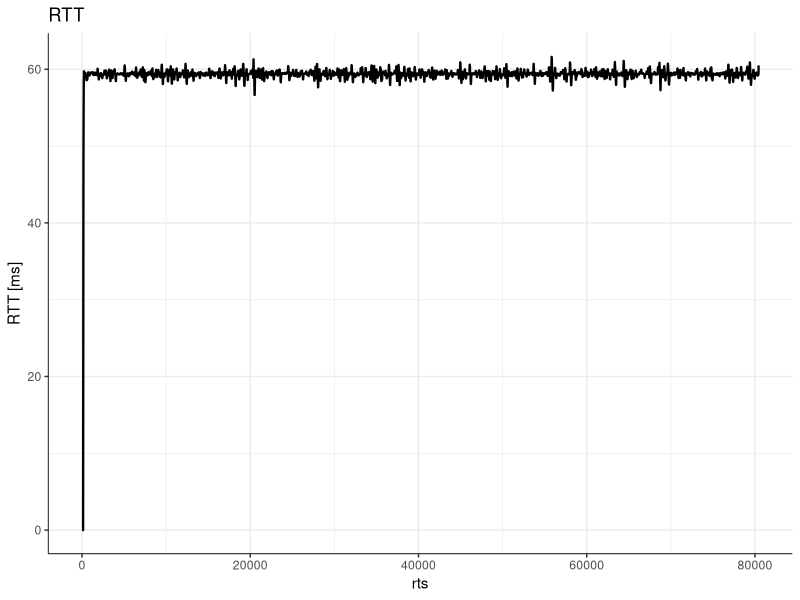
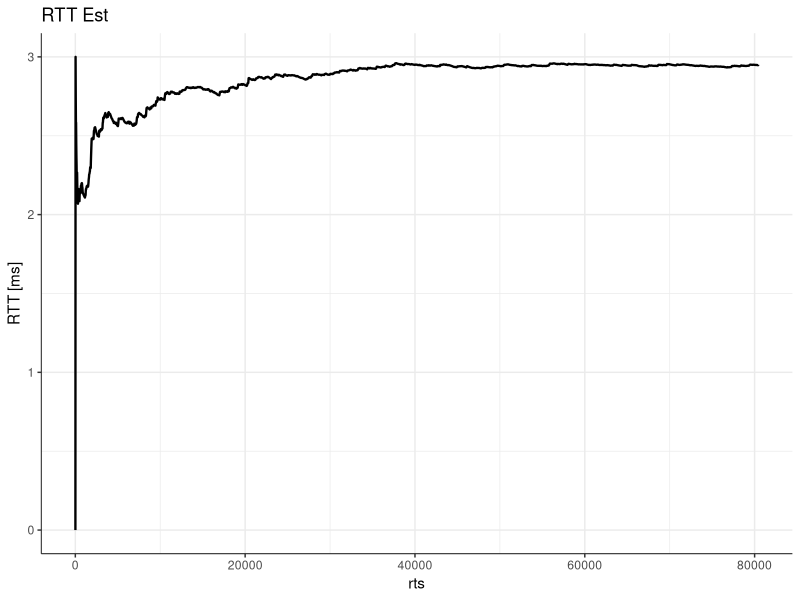
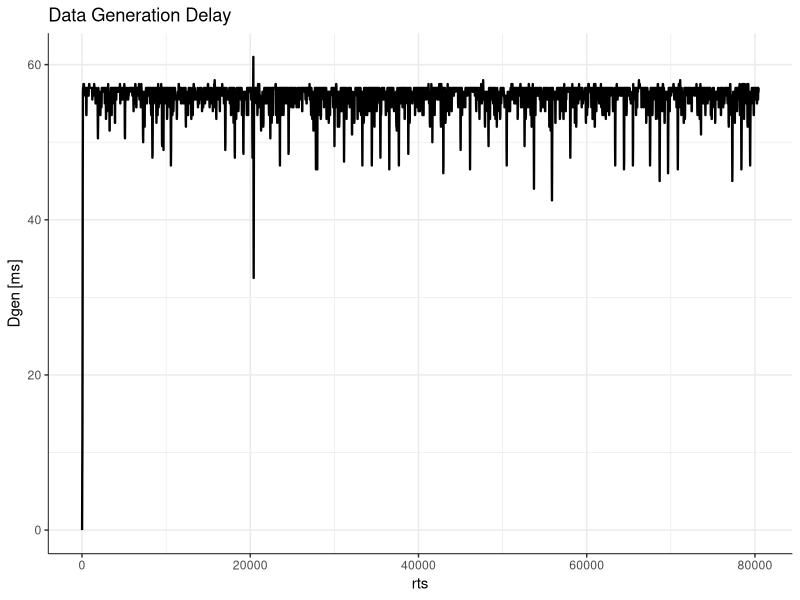
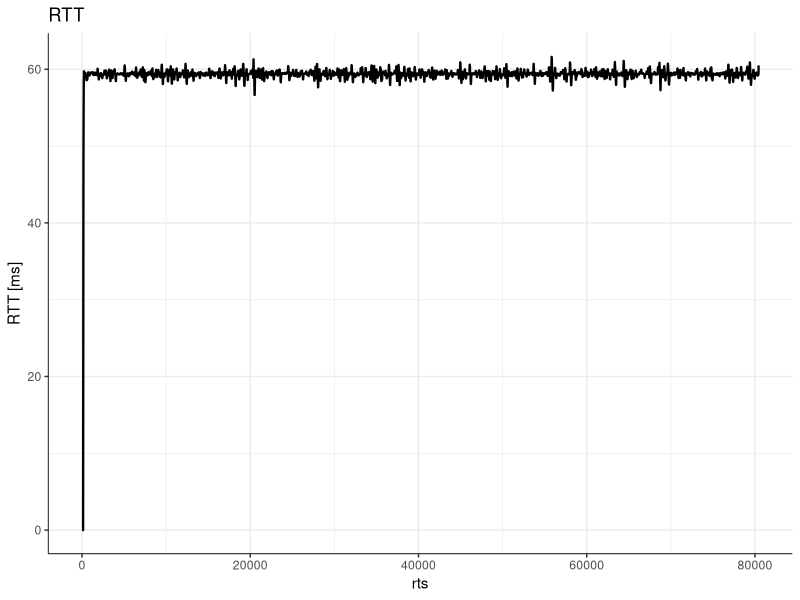
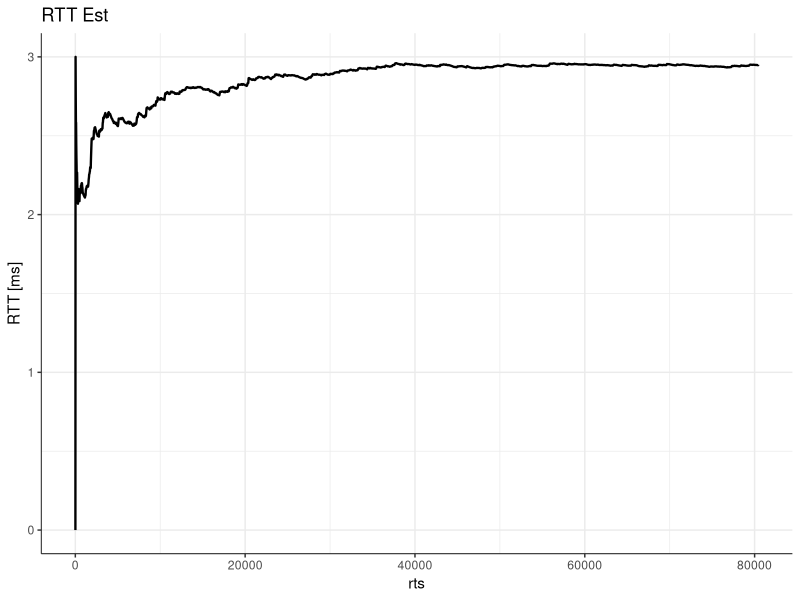
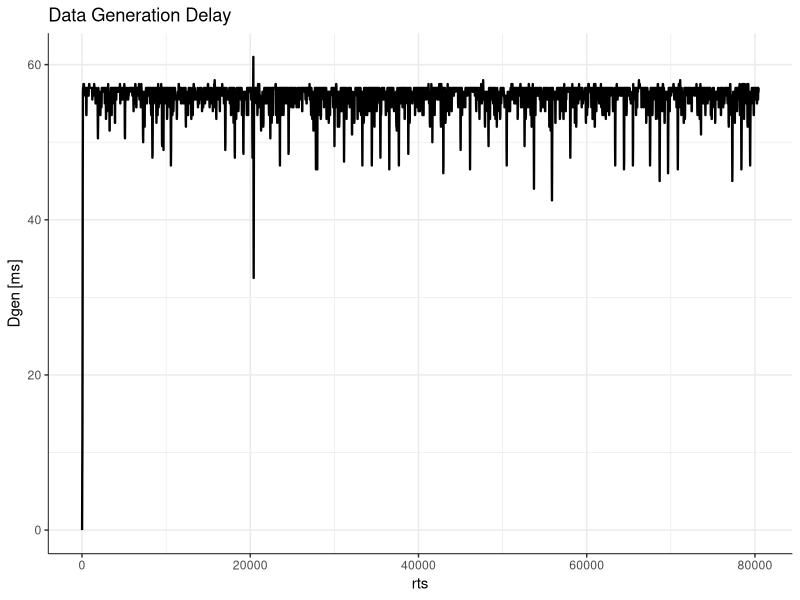
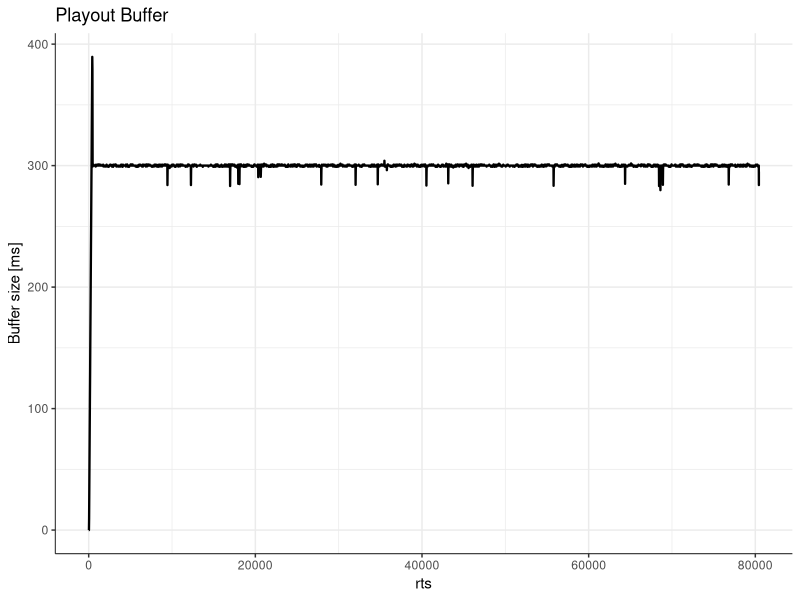

Generate these figures, in order, with R:
library(ggplot2)
library(doBy)
library(plyr)
library(gridExtra)
library(reshape2)

setwd("/home/klaus/ccn/ndn-rtc-cc/scripts")


# theme_set(theme_bw(base_size = 12, base_family = "CM Sans"))
theme_set(theme_bw() + theme( strip.background=element_blank(), legend.key = element_rect(color="white"), panel.background=element_blank(), 
                              panel.border=element_blank(), axis.line = element_line(size=0.3)))

# Read in data
data = read.table("../results/run2/output2.csv", header=T)

summary(data)



g.rtt <- ggplot(data, aes (x=rts, y=rtt_prime)) +
  geom_line(size=0.8) + 
  ylab("RTT [ms]") +
  ggtitle("RTT")
  #facet_wrap(~ Node) 

g.rtt_est <- ggplot(data, aes (x=rts, y=rtt_est)) +
  geom_line(size=0.8) + 
  ylab("RTT [ms]") +
  ggtitle("RTT Est")
#facet_wrap(~ Node) 


g.dgen <- ggplot(data, aes (x=rts, y=Dgen)) +
  geom_line(size=0.8) + 
  ylab("Dgen [ms]") +
  ggtitle("Data Generation Delay")
#facet_wrap(~ Node) 


g.buf <- ggplot(data, aes (x=rts, y=buf_play)) +
  geom_line(size=0.8) + 
  ylab("Buffer size [ms]") +
  ggtitle("Playout Buffer")
#facet_wrap(~ Node) 



g.rtt
g.rtt_est

g.dgen


pdf("../graphs/draft.pdf", useDingbats=T, width=12)
g.rtt
g.rtt_est
g.dgen
g.buf
dev.off()
#embed_fonts("../graphs/rates.pdf")

